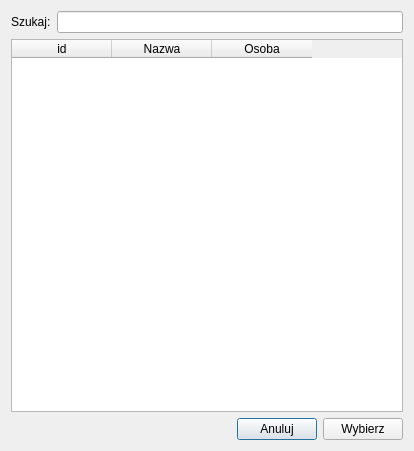
<?xml version="1.0" encoding="UTF-8"?>
<ui version="4.0">
 <class>WyborKlienta</class>
 <widget class="QDialog" name="WyborKlienta">
  <property name="geometry">
   <rect>
    <x>0</x>
    <y>0</y>
    <width>414</width>
    <height>451</height>
   </rect>
  </property>
  <property name="windowTitle">
   <string>Wyszikwanie klienta</string>
  </property>
  <layout class="QHBoxLayout" name="horizontalLayout_3">
   <item>
    <layout class="QVBoxLayout" name="verticalLayout">
     <item>
      <layout class="QHBoxLayout" name="horizontalLayout_2">
       <item>
        <widget class="QLabel" name="label">
         <property name="text">
          <string>Szukaj:</string>
         </property>
        </widget>
       </item>
       <item>
        <widget class="QLineEdit" name="lineEdit"/>
       </item>
      </layout>
     </item>
     <item>
      <widget class="QTableWidget" name="tableWidget">
       <column>
        <property name="text">
         <string>id</string>
        </property>
       </column>
       <column>
        <property name="text">
         <string>Nazwa</string>
        </property>
       </column>
       <column>
        <property name="text">
         <string>Osoba</string>
        </property>
       </column>
      </widget>
     </item>
     <item>
      <layout class="QHBoxLayout" name="horizontalLayout">
       <item>
        <spacer name="horizontalSpacer">
         <property name="orientation">
          <enum>Qt::Horizontal</enum>
         </property>
         <property name="sizeHint" stdset="0">
          <size>
           <width>40</width>
           <height>20</height>
          </size>
         </property>
        </spacer>
       </item>
       <item>
        <widget class="QPushButton" name="cancel">
         <property name="text">
          <string>Anuluj</string>
         </property>
        </widget>
       </item>
       <item>
        <widget class="QPushButton" name="ok">
         <property name="text">
          <string>Wybierz</string>
         </property>
        </widget>
       </item>
      </layout>
     </item>
    </layout>
   </item>
  </layout>
 </widget>
 <resources/>
 <connections/>
</ui>
